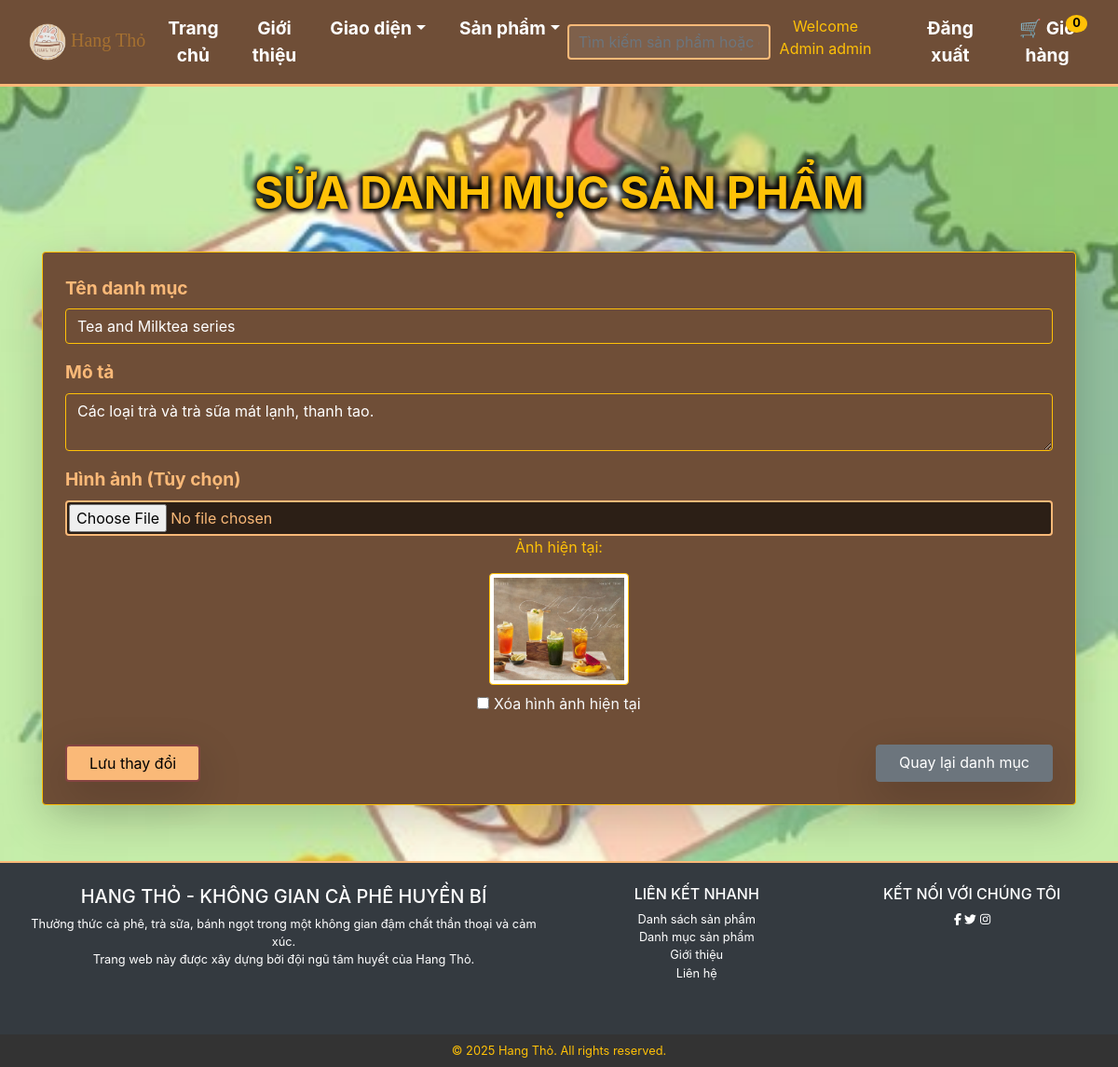
The app's page /Category/edit/2 (signed in) with its own data.
### tables this page shows
CREATE TABLE IF NOT EXISTS category (
  id INT NOT NULL AUTO_INCREMENT,
  name VARCHAR(100) NOT NULL,
  description TEXT,
  image VARCHAR(255) DEFAULT NULL,
  PRIMARY KEY (id)
);

### index.php (called while the page is built, shortened)
<?php
require_once 'app/models/CategoryModel.php';
$url = $_GET['url'] ?? '';
$url = rtrim($url, '/');
$url = filter_var($url, FILTER_SANITIZE_URL);
$url = explode('/', $url);
$database = new Database();
$db = $database->getConnection();
$controllerName = isset($url[0]) && $url[0] != '' ? ucfirst($url[0]) . 'Controller' : 'DefaultController';
if ($controllerName == "CategoryController" || $controllerName == "ProductController") {
    $controller = new $controllerName($db);
} else {
    $controller = new $controllerName();
}
$action = isset($url[1]) && $url[1] != '' ? $url[1] : 'index';
call_user_func_array([$controller, $action], array_slice($url, 2));
?>

### app/models/CategoryModel.php (called while the page is built, shortened)
<?php
class CategoryModel
{
    private $conn;
    private $table_name = "category";
    public function __construct($db)
    {
        $this->conn = $db;
    }
    public function getCategoryById($id)
    {
        $query = "SELECT * FROM " . $this->table_name . " WHERE id = :id";
        $stmt = $this->conn->prepare($query);
        $stmt->bindParam(":id", $id, PDO::PARAM_INT);
        $stmt->execute();
        return $stmt->fetch(PDO::FETCH_OBJ);
    }
}

### app/views/category/edit_category.php (the view, shortened to what this page needs)
<?php
include 'app/views/shares/header.php';
?>
<main class="container mt-5 flex-grow-1 d-flex flex-column main-content">
    <h1 class="text-center text-warning mb-4">Sửa Danh Mục Sản Phẩm</h1>
    <div class="card shadow-lg p-4 rounded text-light border border-warning">
        <form method="POST" action="/hangtho/Category/update" enctype="multipart/form-data">
            <div class="form-group mb-3">
                <label for="name" class="form-label">Tên danh mục</label>
                <input type="text" id="name" name="name" class="form-control border border-warning bg-transparent text-white"
                       value="<?php echo htmlspecialchars($category->name, ENT_QUOTES, 'UTF-8'); ?>" required>
            </div>
            <div class="form-group mb-3">
                <label for="description" class="form-label">Mô tả</label>
                <textarea id="description" name="description" class="form-control border border-warning bg-transparent text-white" maxlength="150" required><?php echo htmlspecialchars($category->description, ENT_QUOTES, 'UTF-8'); ?></textarea>
            </div>
            <div class="form-group mb-4">
                <label for="image" class="form-label">Hình ảnh (Tùy chọn)</label>
                <input type="file" id="image" name="image" class="form-control border border-warning bg-black text-warning">
                <?php if ($category->image !== null && $category->image !== ""): ?>
                    <div class="form-group mb-4 text-center">
                        <p class="text-warning">Ảnh hiện tại:</p>
                        <img src="/hangtho/<?php echo htmlspecialchars($category->image, ENT_QUOTES, 'UTF-8'); ?>"
                             alt="Category Image" class="img-thumbnail border border-warning" style="max-width: 150px;">
                        <br>
                        <label class="mt-2">
                            <input type="checkbox" name="delete_image" value="1"> Xóa hình ảnh hiện tại
                        </label>
                    </div>
                <?php else: ?>
                    <div class="form-group mb-4 text-center">
                        <p class="text-muted">Hiện tại chưa có ảnh.</p>
                    </div>
                <?php endif; ?>
            </div>
            <div class="d-flex justify-content-between">
                <button type="submit" class="btn btn-warning px-4 shadow-lg">Lưu thay đổi</button>
                <a href="/hangtho/Category" class="btn btn-secondary px-4 shadow-lg">Quay lại danh mục</a>
            </div>
        </form>
    </div>
</main>
<?php include 'app/views/shares/footer.php'; ?>

### public/css/style.css (style rules this page uses)
* { margin: 0; padding: 0; box-sizing: border-box; }
body { background-size: cover; background-attachment: fixed; color: white; font-family: "Arial", sans-serif; display: flex; flex-direction: column; min-height: 100vh; }
.container { flex: 1; }
.form-control { width: 300px; margin-right: 10px; border-radius: 20px; padding: 8px 15px; border: 2px solid #fab978; transition: all 0.3s ease; }
.main-content { flex: 1; margin-top: 60px; display: flex; flex-direction: column; }

### public/css/edit_category.css (style rules this page uses)
.main-content { padding-top: 30px; flex: 1; padding-bottom: 30px }
h1.text-warning { font-size: 3rem; font-weight: bold; text-transform: uppercase; text-align: center; color: #fab978; text-shadow: 3px 3px 5px rgba(0, 0, 0, 0.8), -3px -3px 5px rgba(0, 0, 0, 0.8), 3px -3px 5px rgba(0, 0, 0, 0.8), -3px 3px 5px rgba(0, 0, 0, 0.8); padding: 10px; }
.card { background: #6F4E37 !important; border: 2px solid #fab978 !important; padding: 20px; transition: all 0.3s ease-in-out; }
.form-label { font-size: 1.2rem; font-weight: bold; color: #fab978; }
.form-control { background: rgba(255, 255, 255, 0.1) !important; color: white !important; border: 2px solid #fab978 !important; padding: 10px; font-size: 1rem; }
.btn-warning, .btn-secondary { padding: 12px 24px; font-size: 1rem; font-weight: bold; transition: all 0.3s ease-in-out; }
.btn-warning { background-color: #fab978 !important; color: black !important; border: 2px solid #854442 !important; }
input[type="file"] { background: rgba(0, 0, 0, 0.6) !important; border: 2px solid #fab978 !important; padding: 2px; color: #fab978 !important; }
html, body { height: 100%; display: flex; flex-direction: column; }
.container { flex: 1; }

### records on screen
category: name "Tea and Milktea series", description "Các loại trà và trà sữa mát lạnh, thanh tao.", image (picture)

### other values on screen
$user "admin"
